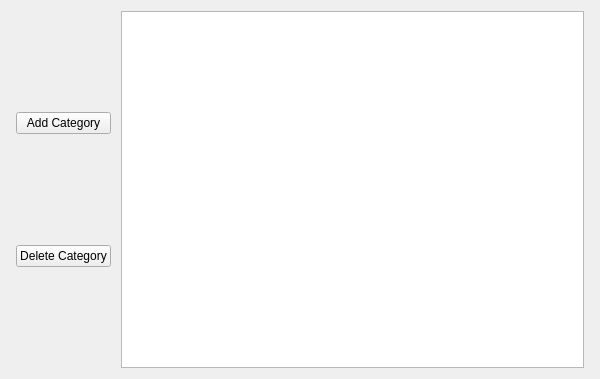
<?xml version="1.0" encoding="UTF-8"?>
<ui version="4.0">
 <class>CategoriesView</class>
 <widget class="QWidget" name="CategoriesView">
  <property name="geometry">
   <rect>
    <x>0</x>
    <y>0</y>
    <width>600</width>
    <height>379</height>
   </rect>
  </property>
  <property name="windowTitle">
   <string>Form</string>
  </property>
  <layout class="QHBoxLayout" name="horizontalLayout_2">
   <item>
    <layout class="QHBoxLayout" name="horizontalLayout">
     <property name="spacing">
      <number>10</number>
     </property>
     <property name="sizeConstraint">
      <enum>QLayout::SetDefaultConstraint</enum>
     </property>
     <property name="leftMargin">
      <number>5</number>
     </property>
     <property name="rightMargin">
      <number>5</number>
     </property>
     <item>
      <layout class="QVBoxLayout" name="verticalLayout">
       <item>
        <widget class="QPushButton" name="buttonAddCategory">
         <property name="text">
          <string>Add Category</string>
         </property>
        </widget>
       </item>
       <item>
        <widget class="QPushButton" name="buttonDeleteCategory">
         <property name="text">
          <string>Delete Category</string>
         </property>
        </widget>
       </item>
      </layout>
     </item>
     <item>
      <widget class="QTableView" name="tableView">
       <attribute name="horizontalHeaderDefaultSectionSize">
        <number>117</number>
       </attribute>
       <attribute name="horizontalHeaderStretchLastSection">
        <bool>true</bool>
       </attribute>
      </widget>
     </item>
    </layout>
   </item>
  </layout>
 </widget>
 <resources/>
 <connections/>
</ui>
